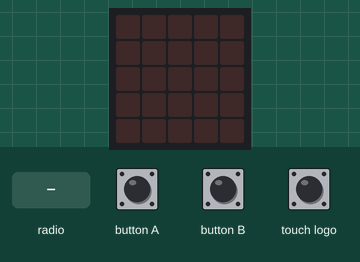
A program run on a simulated BBC micro:bit (MakeCode). Shown: the board's 5×5 LED display. The test bench sets the inputs (shaded band).

Above: at 1.2 s.
1.3 s: radio message "1" arrives
At 2.5 s:
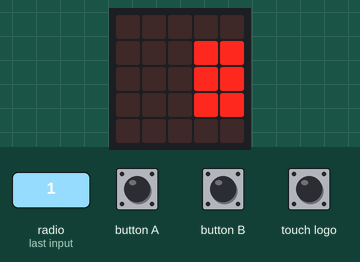
2.8 s: radio message "2" arrives
At 3.8 s:
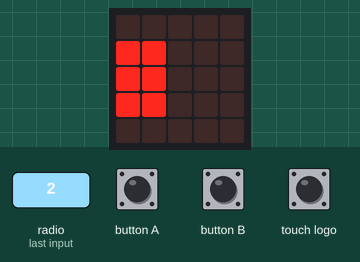
Timing chart, 0 to 5.8 s (numbered marks = the images above; inputs shaded):
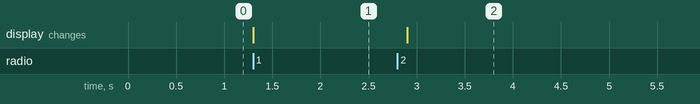

Measured:
- after the input at 1.3 s, the display: changes at once (image 1)
- after the input at 2.8 s, the display: changes after 0.10 s (image 2)

The program:

main.ts
```typescript
radio.onReceivedNumber(function (receivedNumber) {
    if (receivedNumber == 3) {
        limpiaparabrisas()
    }
    if (receivedNumber == 1) {
        eskuineko_intermitentea()
    }
    if (receivedNumber == 2) {
        ezkerreko_intermitentea()
    }
})
function ezkerreko_intermitentea () {
    for (let index = 0; index < 4; index++) {
        basic.showLeds(`
            . . . . .
            # # . . .
            # # . . .
            # # . . .
            . . . . .
            `)
    }
}
function limpiaparabrisas () {
    for (let index = 0; index < 4; index++) {
        pins.digitalWritePin(DigitalPin.P0, 180)
    }
}
function eskuineko_intermitentea () {
    for (let index = 0; index < 4; index++) {
        basic.showLeds(`
            . . . . .
            . . . # #
            . . . # #
            . . . # #
            . . . . .
            `)
    }
}
radio.setGroup(4)
basic.forever(function () {
    if (input.buttonIsPressed(Button.A)) {
        radio.sendNumber(1)
    }
    if (input.buttonIsPressed(Button.B)) {
        radio.sendNumber(2)
    }
    if (input.logoIsPressed()) {
        radio.sendNumber(3)
    }
})
```

test.ts
```typescript
// aquí va el archivo "tests"; esto no se compilará cuando este paquete se utilice como una extensión.
```
